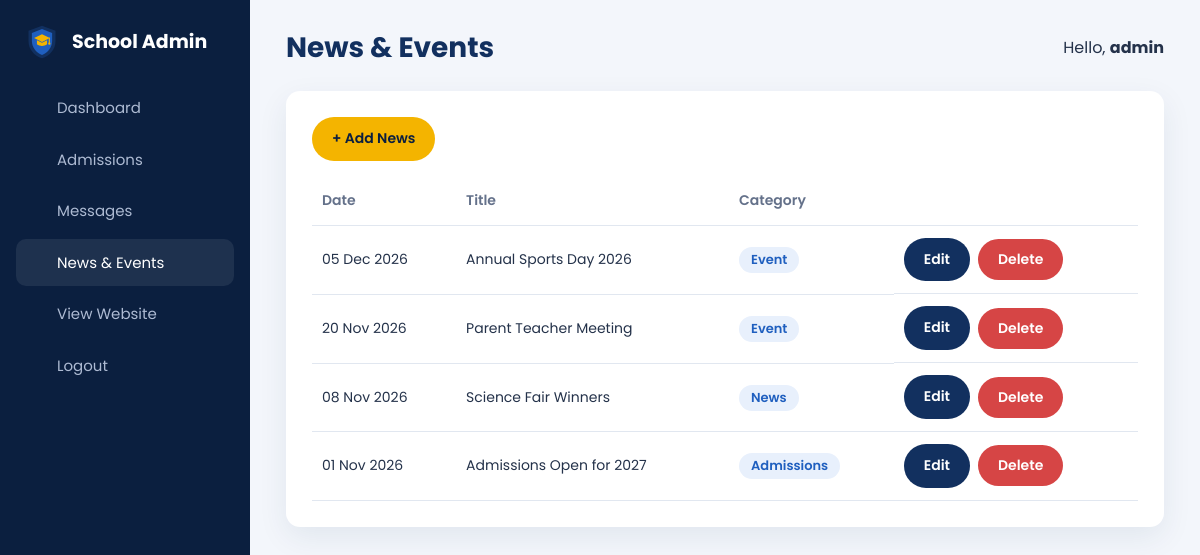
Page /public/admin/news.php (signed in) on the committed database.
### tables this page shows
CREATE TABLE IF NOT EXISTS news (
  id INT AUTO_INCREMENT PRIMARY KEY,
  title VARCHAR(150) NOT NULL,
  category VARCHAR(30) NOT NULL DEFAULT 'News',
  summary VARCHAR(255) NOT NULL,
  body TEXT NOT NULL,
  event_date DATE NOT NULL,
  created_at TIMESTAMP DEFAULT CURRENT_TIMESTAMP
);

### app/classes/News.php (called while the page is built, shortened)
<?php
class News
{
    public static function latest($limit = 50)
    {
        $db = Database::connect();
        $stmt = $db->prepare('SELECT * FROM news ORDER BY event_date DESC LIMIT ?');
        $stmt->bindValue(1, (int) $limit, PDO::PARAM_INT);
        $stmt->execute();
        return $stmt->fetchAll();
    }
}

### public/admin/news.php (the view, shortened to what this page needs)
<?php
$allNews = News::latest();
require __DIR__ . '/../../app/views/admin-header.php';
?>
<div class="admin-panel">
    <a href="<?= url('admin/news-form.php') ?>" class="btn btn-gold btn-small">+ Add News</a>
    <table class="table">
        <tr><th>Date</th><th>Title</th><th>Category</th><th></th></tr>
        <?php foreach ($allNews as $row): ?>
            <tr>
                <td><?= nice_date($row['event_date']) ?></td>
                <td><?= e($row['title']) ?></td>
                <td><span class="tag"><?= e($row['category']) ?></span></td>
                <td class="actions">
                    <a href="<?= url('admin/news-form.php?id=' . $row['id']) ?>" class="btn btn-primary btn-small">Edit</a>
                    <form method="post" onsubmit="return confirm('Delete this news item?');">
                        <button type="submit" class="btn btn-danger btn-small">Delete</button>
                    </form>
                </td>
            </tr>
        <?php endforeach; ?>
    </table>
</div>
<?php require __DIR__ . '/../../app/views/admin-footer.php'; ?>

### public/assets/css/style.css (style rules this page uses)
:root { --navy: #12305f; --navy-dark: #0b1f3f; --blue: #1f5fbf; --gold: #f4b400; --gold-dark: #d99a00; --green: #1e9e6a; --red: #d64545; --text: #24324a; --muted: #64718a; --light: #f3f6fb; --border: #e1e7f0; --white: #ffffff; --radius: 14px; --shadow: 0 10px 30px rgba(18, 48, 95, 0.08); }
* { box-sizing: border-box; }
body { margin: 0; font-family: "Poppins", "Segoe UI", Arial, sans-serif; font-size: 16px; line-height: 1.7; color: var(--text); background: var(--white); }
a { color: var(--blue); text-decoration: none; }
.btn { display: inline-flex; align-items: center; gap: 8px; padding: 13px 26px; border: 2px solid transparent; border-radius: 50px; font-family: inherit; font-size: 15px; font-weight: 600; cursor: pointer; transition: 0.2s; }
.btn-primary { background: var(--navy); color: var(--white); }
.btn-gold { background: var(--gold); color: var(--navy-dark); }
.btn-danger { background: var(--red); color: var(--white); }
.btn-small { padding: 8px 18px; font-size: 14px; }
.tag { display: inline-block; padding: 2px 12px; border-radius: 50px; background: #e8f0fc; color: var(--blue); font-size: 13px; font-weight: 600; }

### public/assets/css/admin.css (style rules this page uses)
.admin-body { display: flex; min-height: 100vh; background: var(--light); }
.admin-panel { margin-bottom: 20px; padding: 26px; background: var(--white); border-radius: var(--radius); box-shadow: var(--shadow); }
.table { width: 100%; margin-top: 16px; border-collapse: collapse; font-size: 14px; }
.table th, .table td { padding: 12px 10px; text-align: left; border-bottom: 1px solid var(--border); vertical-align: middle; }
.table th { color: var(--muted); font-weight: 600; white-space: nowrap; }
.inline-form, .actions { display: flex; gap: 8px; align-items: center; }

### rows in the picture
news: event_date "05 Dec 2026", title "Annual Sports Day 2026", category "Event"
news: event_date "20 Nov 2026", title "Parent Teacher Meeting", category "Event"
news: event_date "08 Nov 2026", title "Science Fair Winners", category "News"
news: event_date "01 Nov 2026", title "Admissions Open for 2027", category "Admissions"

### other values in the picture
$pageTitle "News & Events"
$_SESSION['admin_name'] "admin"
